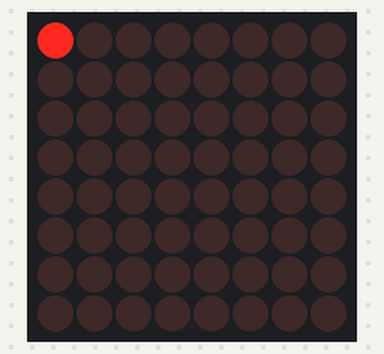
The program below on a simulated Arduino Nano, built with avr-gcc and run on an emulated ATmega328P. Shown: 8×8 LED matrix.

Above: at 0.15 s.
At 2.55 s:
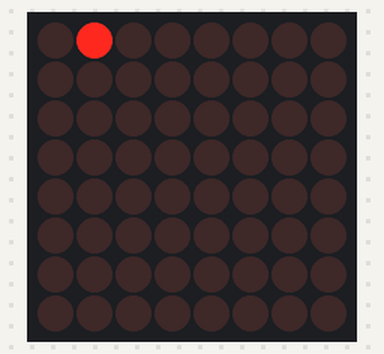
At 4.95 s:
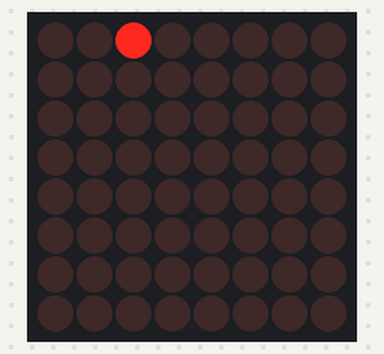
At 10.06 s:
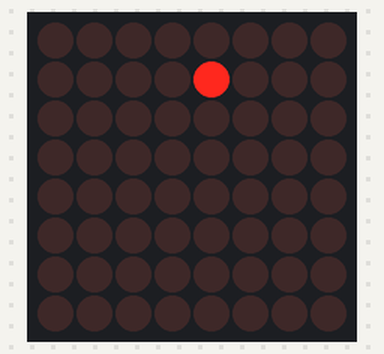
At 15.16 s:
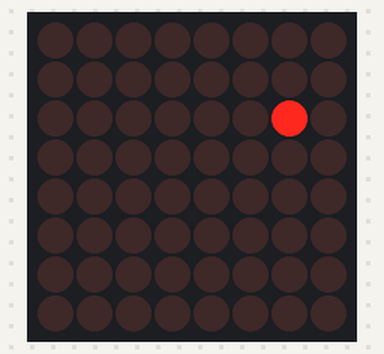
At 20.27 s:
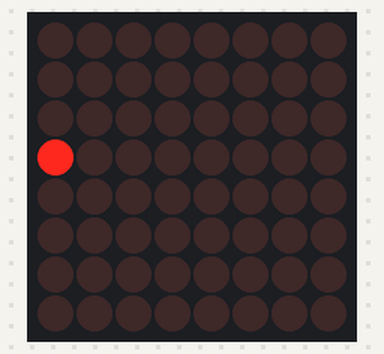

The program:

main.cpp
```cpp
#include <Arduino.h>

#include "LedControl.h"

LedControl lc = LedControl(12, 10, 11);

int tickTime = 300;

int x = 0;
int y = 0;

int rowCount = 8;
int columnCount = 8;

void setup() {
  Serial.begin(9600);

  // Wake the LED from sleep mode
  lc.shutdown(0, false);


}

void loop() {
  lc.setLed(0, x, y, true);
  delay(300);
  lc.setLed(0, x, y, false);

  x += 1;

  if(x >= rowCount){
    x = 0;
    y += 1;

    if(y >= columnCount){
      y = 0;
    }
  }
}
```

Measured:
- by itself, everything shown: repeats every 19.2 s, in 128 steps
